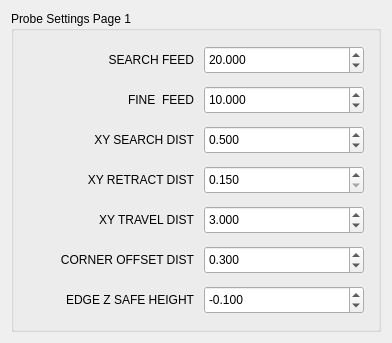
            <widget class="QWidget" name="tab_7">
             <attribute name="title">
              <string>Probe I</string>
             </attribute>
             <layout class="QVBoxLayout" name="verticalLayout_10">
              <item>
               <widget class="QGroupBox" name="groupBox_9">
                <property name="title">
                 <string>Probe Settings Page 1</string>
                </property>
                <layout class="QVBoxLayout" name="verticalLayout_11">
                 <item>
                  <layout class="QGridLayout" name="gridLayout" columnstretch="1,1" columnminimumwidth="2,1">
                   <property name="leftMargin">
                    <number>5</number>
                   </property>
                   <property name="topMargin">
                    <number>5</number>
                   </property>
                   <property name="rightMargin">
                    <number>5</number>
                   </property>
                   <property name="bottomMargin">
                    <number>5</number>
                   </property>
                   <property name="spacing">
                    <number>10</number>
                   </property>
                   <item row="0" column="0">
                    <widget class="QLabel" name="label_6">
                     <property name="minimumSize">
                      <size>
                       <width>165</width>
                       <height>30</height>
                      </size>
                     </property>
                     <property name="text">
                      <string>SEARCH FEED</string>
                     </property>
                     <property name="alignment">
                      <set>Qt::AlignRight|Qt::AlignTrailing|Qt::AlignVCenter</set>
                     </property>
                    </widget>
                   </item>
                   <item row="4" column="1">
                    <widget class="QDoubleSpinBox" name="pbe_xy_travel_dist1">
                     <property name="minimumSize">
                      <size>
                       <width>160</width>
                       <height>28</height>
                      </size>
                     </property>
                     <property name="toolTip">
                      <string>Max travel on XY distance measure routines.</string>
                     </property>
                     <property name="decimals">
                      <number>3</number>
                     </property>
                     <property name="minimum">
                      <double>0.200000000000000</double>
                     </property>
                     <property name="maximum">
                      <double>999.000000000000000</double>
                     </property>
                     <property name="singleStep">
                      <double>0.010000000000000</double>
                     </property>
                     <property name="value">
                      <double>3.000000000000000</double>
                     </property>
                     <property name="function" stdset="0">
                      <string>set_var</string>
                     </property>
                     <property name="variable" stdset="0">
                      <string>2004</string>
                     </property>
                     <property name="input" stdset="0">
                      <string>number</string>
                     </property>
                    </widget>
                   </item>
                   <item row="0" column="1">
                    <widget class="QDoubleSpinBox" name="pbe_search_feed1">
                     <property name="minimumSize">
                      <size>
                       <width>160</width>
                       <height>28</height>
                      </size>
                     </property>
                     <property name="toolTip">
                      <string>Sets the Faster search feedrate.</string>
                     </property>
                     <property name="decimals">
                      <number>3</number>
                     </property>
                     <property name="maximum">
                      <double>100.000000000000000</double>
                     </property>
                     <property name="singleStep">
                      <double>0.100000000000000</double>
                     </property>
                     <property name="value">
                      <double>20.000000000000000</double>
                     </property>
                     <property name="function" stdset="0">
                      <string>set_var</string>
                     </property>
                     <property name="variable" stdset="0">
                      <string>2000</string>
                     </property>
                     <property name="input" stdset="0">
                      <string>number</string>
                     </property>
                    </widget>
                   </item>
                   <item row="5" column="0">
                    <widget class="QLabel" name="label_46">
                     <property name="minimumSize">
                      <size>
                       <width>166</width>
                       <height>30</height>
                      </size>
                     </property>
                     <property name="text">
                      <string>&lt;html&gt;&lt;head/&gt;&lt;body&gt;&lt;p&gt;CORNER OFFSET DIST&lt;/p&gt;&lt;/body&gt;&lt;/html&gt;</string>
                     </property>
                     <property name="alignment">
                      <set>Qt::AlignRight|Qt::AlignTrailing|Qt::AlignVCenter</set>
                     </property>
                    </widget>
                   </item>
                   <item row="4" column="0">
                    <widget class="QLabel" name="label_18">
                     <property name="minimumSize">
                      <size>
                       <width>165</width>
                       <height>30</height>
                      </size>
                     </property>
                     <property name="text">
                      <string> XY TRAVEL DIST</string>
                     </property>
                     <property name="alignment">
                      <set>Qt::AlignRight|Qt::AlignTrailing|Qt::AlignVCenter</set>
                     </property>
                    </widget>
                   </item>
                   <item row="2" column="0">
                    <widget class="QLabel" name="label_9">
                     <property name="minimumSize">
                      <size>
                       <width>165</width>
                       <height>30</height>
                      </size>
                     </property>
                     <property name="text">
                      <string> XY SEARCH DIST</string>
                     </property>
                     <property name="alignment">
                      <set>Qt::AlignRight|Qt::AlignTrailing|Qt::AlignVCenter</set>
                     </property>
                    </widget>
                   </item>
                   <item row="3" column="0">
                    <widget class="QLabel" name="label_11">
                     <property name="minimumSize">
                      <size>
                       <width>165</width>
                       <height>30</height>
                      </size>
                     </property>
                     <property name="text">
                      <string> XY RETRACT DIST</string>
                     </property>
                     <property name="alignment">
                      <set>Qt::AlignRight|Qt::AlignTrailing|Qt::AlignVCenter</set>
                     </property>
                    </widget>
                   </item>
                   <item row="2" column="1">
                    <widget class="QDoubleSpinBox" name="pbe_search_dist1">
                     <property name="minimumSize">
                      <size>
                       <width>160</width>
                       <height>28</height>
                      </size>
                     </property>
                     <property name="toolTip">
                      <string>Max XY search distance on angle start &amp; edge search routines.</string>
                     </property>
                     <property name="decimals">
                      <number>3</number>
                     </property>
                     <property name="minimum">
                      <double>-20.000000000000000</double>
                     </property>
                     <property name="maximum">
                      <double>20.000000000000000</double>
                     </property>
                     <property name="singleStep">
                      <double>0.010000000000000</double>
                     </property>
                     <property name="value">
                      <double>0.500000000000000</double>
                     </property>
                     <property name="function" stdset="0">
                      <string>set_var</string>
                     </property>
                     <property name="variable" stdset="0">
                      <string>2002</string>
                     </property>
                     <property name="input" stdset="0">
                      <string>number</string>
                     </property>
                    </widget>
                   </item>
                   <item row="3" column="1">
                    <widget class="QDoubleSpinBox" name="pbe_retract_dist1">
                     <property name="minimumSize">
                      <size>
                       <width>160</width>
                       <height>28</height>
                      </size>
                     </property>
                     <property name="toolTip">
                      <string>Retract Distance on edge probes.</string>
                     </property>
                     <property name="decimals">
                      <number>3</number>
                     </property>
                     <property name="minimum">
                      <double>0.150000000000000</double>
                     </property>
                     <property name="maximum">
                      <double>4.000000000000000</double>
                     </property>
                     <property name="singleStep">
                      <double>0.010000000000000</double>
                     </property>
                     <property name="function" stdset="0">
                      <string>set_var</string>
                     </property>
                     <property name="variable" stdset="0">
                      <string>2003</string>
                     </property>
                     <property name="input" stdset="0">
                      <string>number</string>
                     </property>
                    </widget>
                   </item>
                   <item row="1" column="0">
                    <widget class="QLabel" name="label_8">
                     <property name="minimumSize">
                      <size>
                       <width>165</width>
                       <height>30</height>
                      </size>
                     </property>
                     <property name="text">
                      <string>FINE  FEED</string>
                     </property>
                     <property name="alignment">
                      <set>Qt::AlignRight|Qt::AlignTrailing|Qt::AlignVCenter</set>
                     </property>
                    </widget>
                   </item>
                   <item row="1" column="1">
                    <widget class="QDoubleSpinBox" name="pbe_fine_feed1">
                     <property name="minimumSize">
                      <size>
                       <width>160</width>
                       <height>28</height>
                      </size>
                     </property>
                     <property name="toolTip">
                      <string>Set the Fine feedrate.</string>
                     </property>
                     <property name="decimals">
                      <number>3</number>
                     </property>
                     <property name="maximum">
                      <double>50.000000000000000</double>
                     </property>
                     <property name="singleStep">
                      <double>0.100000000000000</double>
                     </property>
                     <property name="value">
                      <double>10.000000000000000</double>
                     </property>
                     <property name="function" stdset="0">
                      <string>set_var</string>
                     </property>
                     <property name="variable" stdset="0">
                      <string>2001</string>
                     </property>
                     <property name="input" stdset="0">
                      <string>number</string>
                     </property>
                    </widget>
                   </item>
                   <item row="5" column="1">
                    <widget class="QDoubleSpinBox" name="pbe_corner_offset">
                     <property name="minimumSize">
                      <size>
                       <width>160</width>
                       <height>28</height>
                      </size>
                     </property>
                     <property name="toolTip">
                      <string>&lt;html&gt;&lt;head/&gt;&lt;body&gt;&lt;p&gt;Distance to move on corner probing to begin X &amp;amp; Y probe moves.&lt;/p&gt;&lt;/body&gt;&lt;/html&gt;</string>
                     </property>
                     <property name="toolTipDuration">
                      <number>-1</number>
                     </property>
                     <property name="decimals">
                      <number>3</number>
                     </property>
                     <property name="minimum">
                      <double>0.100000000000000</double>
                     </property>
                     <property name="maximum">
                      <double>999.000000000000000</double>
                     </property>
                     <property name="singleStep">
                      <double>0.010000000000000</double>
                     </property>
                     <property name="value">
                      <double>0.300000000000000</double>
                     </property>
                     <property name="function" stdset="0">
                      <string>set_var</string>
                     </property>
                     <property name="variable" stdset="0">
                      <string>2005</string>
                     </property>
                     <property name="input" stdset="0">
                      <string>number</string>
                     </property>
                    </widget>
                   </item>
                   <item row="6" column="0">
                    <widget class="QLabel" name="label_47">
                     <property name="minimumSize">
                      <size>
                       <width>165</width>
                       <height>30</height>
                      </size>
                     </property>
                     <property name="text">
                      <string>&lt;html&gt;&lt;head/&gt;&lt;body&gt;&lt;p&gt;EDGE Z SAFE HEIGHT&lt;/p&gt;&lt;/body&gt;&lt;/html&gt;</string>
                     </property>
                     <property name="alignment">
                      <set>Qt::AlignRight|Qt::AlignTrailing|Qt::AlignVCenter</set>
                     </property>
                    </widget>
                   </item>
                   <item row="6" column="1">
                    <widget class="QDoubleSpinBox" name="pbe_z_safe">
                     <property name="minimumSize">
                      <size>
                       <width>160</width>
                       <height>28</height>
                      </size>
                     </property>
                     <property name="toolTip">
                      <string>&lt;html&gt;&lt;head/&gt;&lt;body&gt;&lt;p&gt;Safe retract distance for probe over workpiece in world coordinates (G53).&lt;/p&gt;&lt;/body&gt;&lt;/html&gt;</string>
                     </property>
                     <property name="toolTipDuration">
                      <number>-1</number>
                     </property>
                     <property name="decimals">
                      <number>3</number>
                     </property>
                     <property name="minimum">
                      <double>-999.000000000000000</double>
                     </property>
                     <property name="maximum">
                      <double>0.000000000000000</double>
                     </property>
                     <property name="singleStep">
                      <double>0.010000000000000</double>
                     </property>
                     <property name="value">
                      <double>-0.100000000000000</double>
                     </property>
                     <property name="function" stdset="0">
                      <string>set_var</string>
                     </property>
                     <property name="variable" stdset="0">
                      <string>2036</string>
                     </property>
                     <property name="input" stdset="0">
                      <string>number</string>
                     </property>
                    </widget>
                   </item>
                  </layout>
                 </item>
                </layout>
               </widget>
              </item>
             </layout>
            </widget>
